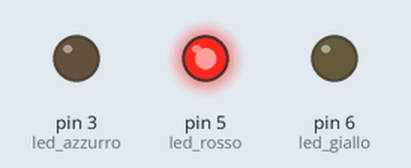
Simulated run of this sketch. Board: Arduino Uno, built with avr-gcc and run on an emulated ATmega328P. On the bench: output pins drawn as LEDs (lit = HIGH).

Above: at 0.5 s.
At 1.5 s:
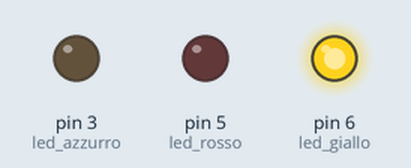
At 5.5 s:
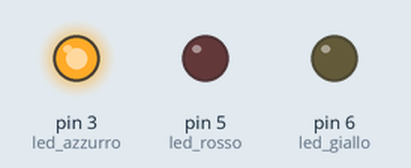
Timing chart, 0 to 6.9 s (numbered marks = the images above):
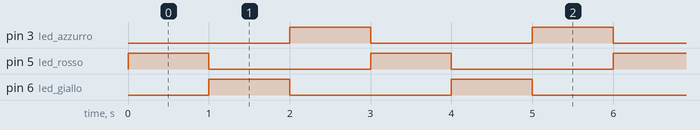

The sketch:

Blink1.ino
```cpp
const int led_rosso = 5;
const int led_azzurro = 3;
const int led_giallo = 6;
const int pausa = 1000;

void setup() {

pinMode(led_rosso, OUTPUT);
pinMode(led_giallo, OUTPUT);
pinMode(led_azzurro, OUTPUT);

}

void loop() {

    digitalWrite(led_rosso, HIGH);
    digitalWrite(led_giallo, LOW);
    digitalWrite(led_azzurro, LOW);
    delay(pausa);

    digitalWrite(led_rosso, LOW);
    digitalWrite(led_giallo, HIGH);
    digitalWrite(led_azzurro, LOW);
    delay(pausa);

    digitalWrite(led_rosso, LOW);
    digitalWrite(led_giallo, LOW);
    digitalWrite(led_azzurro, HIGH);
    delay(pausa);
}
```

Measured:
- by itself, pin 3 (led_azzurro), pin 5 (led_rosso), pin 6 (led_giallo): alternates HIGH for 1.0 s and LOW for 2.0 s
- by itself, everything shown: repeats every 3.0 s, in 3 steps
